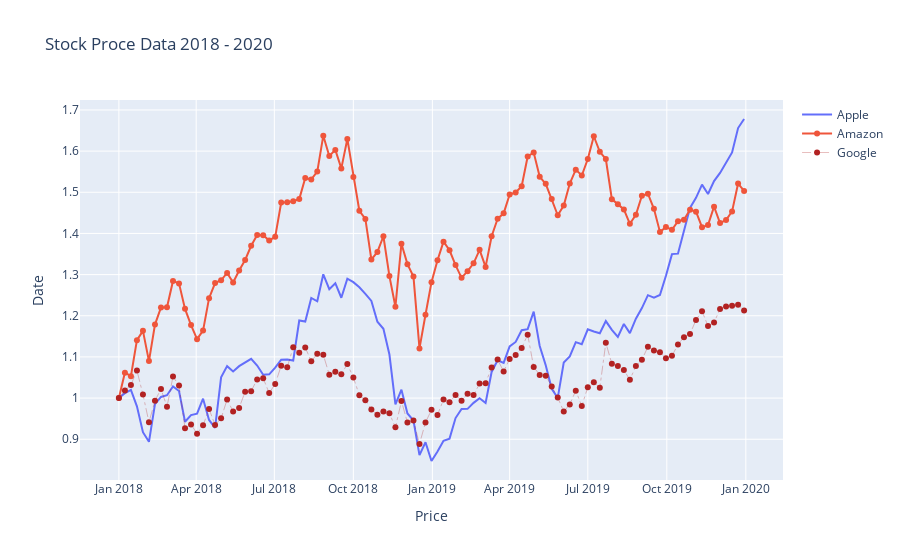

Here is the notebook cell this chart was saved with:
### Code cell
fig.update_layout(title='Stock Proce Data 2018 - 2020', 
                  xaxis_title='Price', 
                  yaxis_title='Date')
